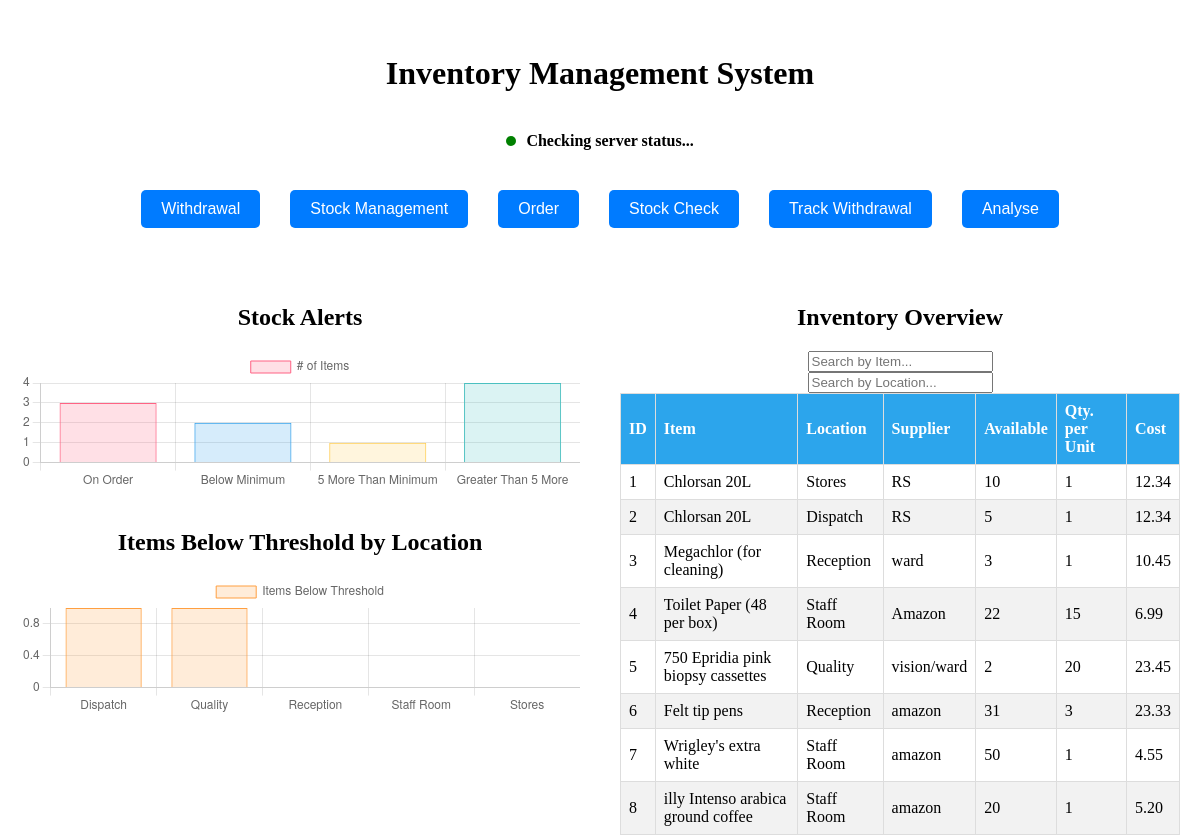
The page / on the database its author committed.
### inventory_app/models.py (models this page shows, shortened)
class InventoryItem(models.Model):
    item = models.CharField(max_length=255)
    item_id = models.CharField(max_length=255, default='No barcode')
    location = models.ForeignKey(Location, on_delete=models.CASCADE, related_name='inventory_items')
    supplier = models.CharField(max_length=255)
    quantity_per_unit = models.CharField(max_length=100)  # Assuming this is a descriptive field
    unit = models.IntegerField()
    minimum_unit = models.IntegerField()
    cost = models.DecimalField(max_digits=10, decimal_places=2)
    supplier_link = models.CharField(max_length=255)

class Location(models.Model):
    name = models.CharField(max_length=255,  default='Stores')  # A descriptive name for the location
    def __str__(self):
        return self.name

### inventory_app/views.py (the view)
# urls.py: path('', views.home, name='home'),
def home(request):
    items = InventoryItem.objects.all()  # Retrieve all inventory items
    items_on_order = OrderItem.objects.filter(on_order__gt=0, completed=False).count()
    items_below_minimum = InventoryItem.objects.annotate(difference=ExpressionWrapper(F('unit') - F('minimum_unit'), output_field=fields.IntegerField())).filter(difference__lt=0).count()
    items_5_more_than_minimum = InventoryItem.objects.annotate(difference=ExpressionWrapper(F('unit') - F('minimum_unit'), output_field=fields.IntegerField())).filter(difference=5).count()
    items_greater_than_5_more_than_minimum = InventoryItem.objects.annotate(difference=ExpressionWrapper(F('unit') - F('minimum_unit'), output_field=fields.IntegerField())).filter(difference__gt=5).count()
    items_below_minimum_by_location = InventoryItem.objects.annotate(
        below_minimum=Case(
            When(unit__lt=F('minimum_unit'), then=1),
            default=0,
            output_field=IntegerField()
        )
    ).values('location__name').annotate(total_below_minimum=Sum('below_minimum')).order_by('location__name')
    locations = [item['location__name'] for item in items_below_minimum_by_location]
    below_minimum_counts = [item['total_below_minimum'] for item in items_below_minimum_by_location]
    context = {
        'items': items,
        'items_on_order': items_on_order,
        'items_below_minimum': items_below_minimum,
        'items_5_more_than_minimum': items_5_more_than_minimum,
        'items_greater_than_5_more_than_minimum': items_greater_than_5_more_than_minimum,
        'locations': locations,
        'below_threshold_counts': below_minimum_counts,
    }
    return render(request, 'inventory_app/home.html', context)

### inventory_app/templates/inventory_app/home.html (shortened to what this page needs)
{% load static %}
<!DOCTYPE html>
<html lang="en">
<head>
  <link rel="stylesheet" href="{% static 'inventory_app/css/home.css' %}">
</head>
<body>
  <div class="top-container">
    <h1>Inventory Management System</h1>
    <div id="statusContainer" class="status-container status-alive">
      <div class="status-circle"></div>
      <div id="statusText">Checking server status...</div>
    </div>
    <div class="button-container">
        <form action="/user" method="get">
            <button type="submit">Withdrawal</button>
        </form>
      <form action="/adminpage" method="get">
        <button type="submit">Stock Management</button>
    </form>
      <form action="/order" method="get">
        <button type="submit">Order</button>
    </form>
    <form action="/stockcheck" method="get">
      <button type="submit">Stock Check</button>
    </form>
    <form action="/track" method="get">
      <button type="submit">Track Withdrawal</button>
    </form>
    <form action="/analyse" method="get">
      <button type="submit">Analyse</button>
    </form>
    </div>
  </div>
  <div class="bottom-container">
    <div class="chart-container">
      <h2>Stock Alerts</h2>
    <canvas id="inventoryChart" width="200" height="50"></canvas>
    <br>
    <h2>Items Below Threshold by Location</h2>
    <canvas id="thresholdChart" width="200" height="50"></canvas>
  </div>
  <div class="table-container">
    <h2>Inventory Overview</h2>
    <input type="text" id="searchInput" onkeyup="filterBySecondColumn()" placeholder="Search by Item...">
    <input type="text" id="searchInput2" onkeyup="filterByThirdColumn()" placeholder="Search by Location...">
    <table id="stock_table" border="1">
            <thead>
              <tr>
                <th>ID</th>
                <th>Item</th>
                <th>Location</th>
                <th>Supplier</th>
                <th>Available</th>
                <th>Qty. per Unit</th>
                <th>Cost</th>
              </tr>
            </thead>
            <tbody>
                {% for item in items %}
                    <tr>
                        <td>{{ item.id }}</td>
                        <td>{{ item.item }}</td>
                        <td>{{ item.location }}</td>
                        <td>{{ item.supplier }}</td>
                        <td>{{ item.unit }}</td>
                        <td>{{ item.quantity_per_unit }}</td>
                        <td>{{ item.cost }}</td>
                    </tr>
                {% endfor %}
            </tbody>
          </table>
      </div>
    </div>
      <script>
        var ctx = document.getElementById('inventoryChart').getContext('2d');
        var inventoryChart = new Chart(ctx, {
            type: 'bar',
            data: {
                labels: ['On Order', 'Below Minimum', '5 More Than Minimum', 'Greater Than 5 More'],
                datasets: [{
                    label: '# of Items',
                    data: [
                        {{ items_on_order }},
                        {{ items_below_minimum }},
                        {{ items_5_more_than_minimum }},
                        {{ items_greater_than_5_more_than_minimum }}
                    ],
                    backgroundColor: [
                        'rgba(255, 99, 132, 0.2)',
                        'rgba(54, 162, 235, 0.2)',
                        'rgba(255, 206, 86, 0.2)',
                        'rgba(75, 192, 192, 0.2)'
                    ],
                    borderColor: [
                        'rgba(255, 99, 132, 1)',
                        'rgba(54, 162, 235, 1)',
                        'rgba(255, 206, 86, 1)',
                        'rgba(75, 192, 192, 1)'
                    ],
                    borderWidth: 1
                }]
            },
            options: {
                scales: {
                    y: {
                        beginAtZero: true
                    }
                }
            }
        });
    </script>
<script>
  var thresholdCtx = document.getElementById('thresholdChart').getContext('2d');
  var thresholdChart = new Chart(thresholdCtx, {
      type: 'bar',
      data: {
          labels: {{ locations|safe }},
          datasets: [{
              label: 'Items Below Threshold',
              data: {{ below_threshold_counts|safe }},
              backgroundColor: 'rgba(255, 159, 64, 0.2)',
              borderColor: 'rgba(255, 159, 64, 1)',
              borderWidth: 1
          }]
      },
      options: {
          scales: {
              y: {
                  beginAtZero: true
              }
          }
      }
  });
</script>
</body>
</html>

### inventory_app/static/inventory_app/css/home.css (style rules this page uses)
body, html { margin: 0; padding: 0; box-sizing: border-box; }
.top-container { display: flex; flex-direction: column; align-items: center; justify-content: space-around; height: 33vh; }
.bottom-container { display: flex; height: 67vh; }
.chart-container, .table-container { flex: 1; display: flex; flex-direction: column; align-items: center; justify-content: start; padding: 20px; }
table { width: 100%; border-collapse: collapse; margin-bottom: 20px; }
table, th, td { border: 1px solid #ddd; }
th, td { text-align: left; padding: 8px; }
th { background-color: #2ca5ec; color: white; }
tr:nth-child(even) { background-color: #f2f2f2; }
button { margin: 5px; padding: 10px 20px; }
.button-container { display: flex; justify-content: center; align-items: center; height: 100px; }
.button-container form { margin: 0 10px; }
h1 { text-align: center; margin-top: 50px; }
button { padding: 10px 20px; border: none; border-radius: 5px; background-color: #007bff; color: white; font-size: 16px; cursor: pointer; transition: background-color 0.3s ease; }

### inventory_app/templates/inventory_app/home.html (style rules this page uses)
.status-container { display: flex; align-items: center; margin-top: 10px; font-weight: bold; }
.status-circle { width: 10px; height: 10px; border-radius: 50%; margin-right: 10px; }
.status-alive .status-circle { background-color: green; }

### rows shown on the page
InventoryItem: id "1", item "Chlorsan 20L", location "Stores", supplier "RS", unit "10", quantity_per_unit "1", cost "12.34"
InventoryItem: id "2", item "Chlorsan 20L", location "Dispatch", supplier "RS", unit "5", quantity_per_unit "1", cost "12.34"
InventoryItem: id "3", item "Megachlor (for cleaning)", location "Reception", supplier "ward", unit "3", quantity_per_unit "1", cost "10.45"
InventoryItem: id "4", item "Toilet Paper (48 per box)", location "Staff Room", supplier "Amazon", unit "22", quantity_per_unit "15", cost "6.99"
InventoryItem: id "5", item "750 Epridia pink biopsy cassettes", location "Quality", supplier "vision/ward", unit "2", quantity_per_unit "20", cost "23.45"
InventoryItem: id "6", item "Felt tip pens", location "Reception", supplier "amazon", unit "31", quantity_per_unit "3", cost "23.33"
InventoryItem: id "7", item "Wrigley's extra white", location "Staff Room", supplier "amazon", unit "50", quantity_per_unit "1", cost "4.55"
InventoryItem: id "8", item "illy Intenso arabica ground coffee", location "Staff Room", supplier "amazon", unit "20", quantity_per_unit "1", cost "5.20"

### other values the page prints
chart data {{ items_on_order }} 3
chart data {{ items_below_minimum }} 2
chart data {{ items_5_more_than_minimum }} 1
chart data {{ items_greater_than_5_more_than_minimum }} 4
